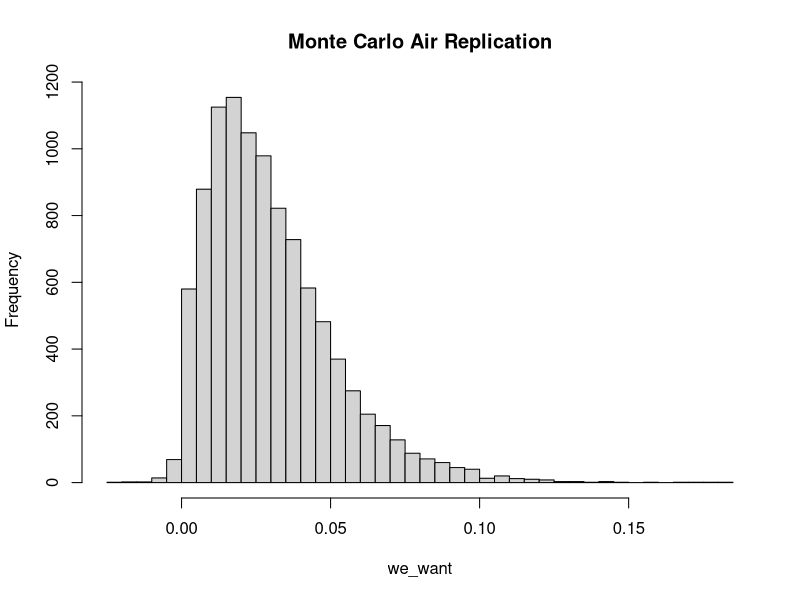
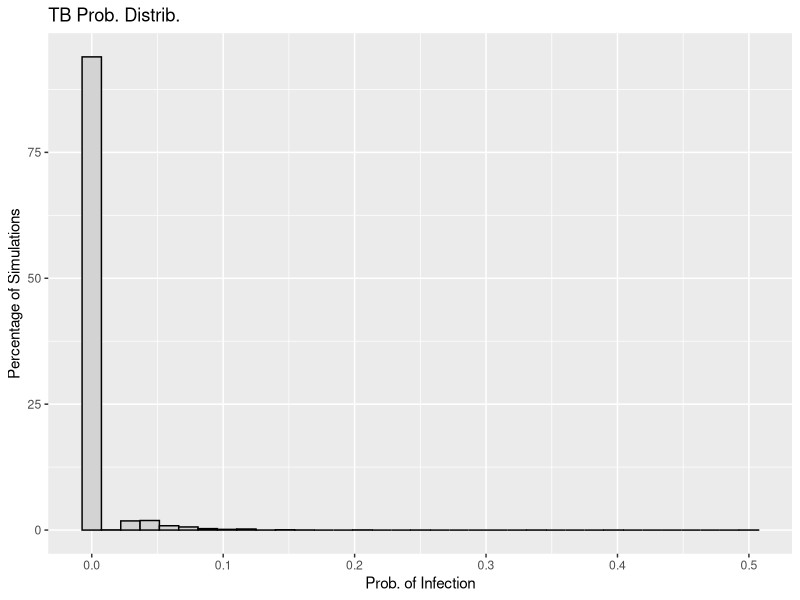
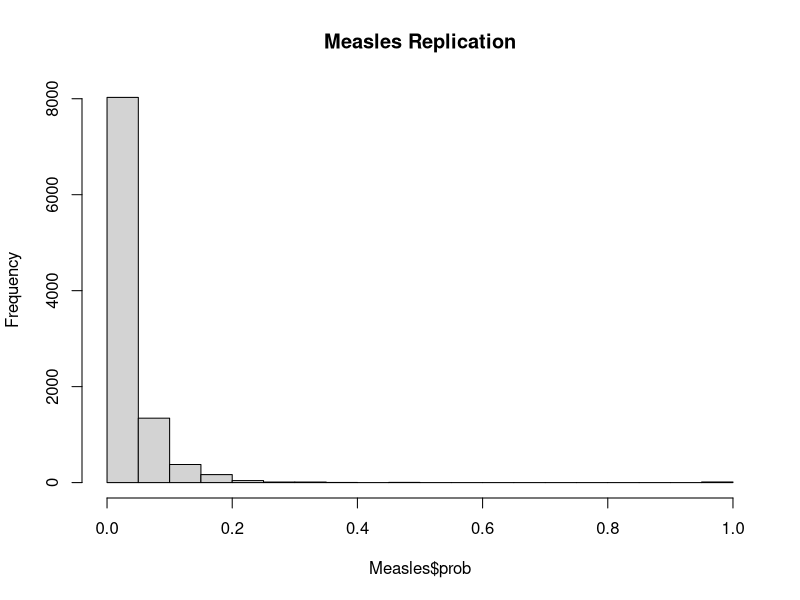

Recreate these plots in R, in order. (Note: this script raises an error after producing the figures.)
## ---- chunk 1
set.seed(400)
## ---- chunk 2
library(dplyr)
library(stats)
library(tidyr)
library(tidyverse)
library(broom)
library(ggplot2)
library(tibble)
## ---- chunk 3
m <- 10000

monte_AIR <- function(m) {
  storing <- numeric(m)
  for (i in 1:m){
    p <- rnorm(1, mean = 0.48, sd = 0.20)
    I <- 1
    phi <- rnorm(1, mean = 100, sd = 20)
    V <- 132
    N <- rnorm(1, mean = 3, sd = 0.5)
    t <- rnorm(1, mean = 0.5, sd = 0.167)
  
    form <- ((p*I*phi)/V) * ((N*t + exp(-N*t) - 1) / (N^2))
  
    storing[i] <- 1 - exp(-form)
  }
  return(storing)
}

we_want <- monte_AIR(m)

mean(we_want)

hist(we_want , breaks = 35, main = "Monte Carlo Air Replication")
## ---- chunk 4
# Wells-Riley formula: 

## vent_mean = 4 <- ventilation rate
## breath_mean = 0.48 <- pumonary ventilation rate
## time_mean = 0.5 <- 30min /1 hr

air_monte <- function(m = 10000, quanta_mean, quanta_sd, 
                      room_vol=132, infect=1, vent_mean=4, vent_sd=1, 
                      breath_mean=0.48, breath_sd=0.2, 
                      time_mean=0.5, time_sd=0.167, s_mean = 19, s_sd=10) {

  
    p_vec <- pmax(rnorm(m, breath_mean, breath_sd), 0)
    phi_vec <- pmax(rnorm(m, quanta_mean, quanta_sd), 0)
    t_vec <- pmax(rnorm(m, time_mean, time_sd), 0)
    Q_vec <- pmax(rnorm(m, vent_mean, vent_sd), 0.01)
    S0_vec <- pmax(round(rnorm(m, s_mean, s_sd)), 1)
    I_vec <- infect
    
      # exposure term
    X_vec <- (I_vec * phi_vec * p_vec * t_vec) / Q_vec
    
      # infection prob. 
    P_vec <- 1 - exp(-X_vec)
    
    new_infect <- S0_vec * P_vec
    S_after <- S0_vec - new_infect
    
    res_df <- tibble::tibble(
      p = p_vec, phi=phi_vec, t=t_vec, Q=Q_vec, S0=S0_vec, 
      X=X_vec, prob=P_vec, infections=new_infect, survivors=S_after
    )
    
    summ <- list(
      mean_prob = mean(res_df$prob),
      mean_infections = mean(res_df$infections),
      prob_quantiles = quantile(res_df$prob, c(0.25,0.5,0.75,0.9,0.95)),
      inf_quantiles = quantile(res_df$infections, c(0.25,0.5,0.75,0.9,0.95))
    )
    return(list(data=res_df, summary=summ))
}

plot_prob <- function(sim_res, title="Infection Prob. Distribution"){
  df <- sim_res$data
  ggplot(df, aes(x=prob)) +
    geom_histogram(aes(y=..count.. / sum(..count..) * 100), bins=35, closed="left") +
    labs(x="Infection Prob. for an Individual(P)", 
         y="Percent of Simulation (%)",
         title=title)
}
## ---- chunk 5
TB <- air_monte(m=10000, quanta_mean=12.7, quanta_sd=3.0)
Flu <- air_monte(m=10000, quanta_mean=100, quanta_sd=25.0)
Meas <- air_monte(m=10000, quanta_mean=570, quanta_sd=143.0)
SARS <- air_monte(m=10000, quanta_mean=2.7, quanta_sd=1.2)

## ---- chunk 6
better_monte <- function(m = 10000, dis_quanta, quanta_sd, room_vol = 132, 
                         infected_individuals = 1, ACH = 4){ 
  probability_inf <- numeric(m)
  num_new_infect <- numeric(m)
  sus_persons <- numeric(m)

  for(i in 1:m) {
    
    p_2 <- max(rnorm(1, mean = 0.48, sd = 0.20), 0)
    phi_2 <- max(rnorm(1, mean = dis_quanta, sd = quanta_sd),0)
    t_2 <- max(rnorm(1, mean = 0.5, sd = 0.167), 0)
    S0 <- max(round(rnorm(1, mean = 19, sd = 10)),1)
    
    q_2 <- infected_individuals * phi_2
 
    
    nucci <- ((p_2*q_2)/room_vol) * 
      ((ACH * t_2 + exp(-ACH * 
                                      t_2) -1) / (ACH^2))
    
    S_t <- S0 * exp(-nucci)
    
    
    exp_inf <- S0 - S_t
    inf <- rpois(1, lambda = exp_inf)
    
    sus_prob <- inf / S0
    
    probability_inf[i] <- sus_prob
    num_new_infect[i] <- inf
    sus_persons[i] <- S_t
  }
  
  return(list(prob = probability_inf,
              infections = num_new_infect,
              survivors = sus_persons,
              summary = list(mean_prob = mean(probability_inf),
                             mean_infections = mean(num_new_infect),
                             prob_quantiles = quantile(probability_inf, 
                                                       c(0.25, 0.5, 0.75, 
                                                         0.9, 0.95)),
                             inf_quantiles = quantile(num_new_infect, 
                                                      c(0.25, 0.5, 0.75, 
                                                        0.9, 0.95)))))

}

TB <- better_monte(10000, dis_quanta = 12.7, quanta_sd = 3.0,
                   room_vol = 132, infected_individuals = 1, 
                   ACH = 4)

mean(TB$prob)

TB_df <- data.frame(prob = TB$prob)

TB_plot <- ggplot(data = TB_df, aes(x = prob)) + 
  geom_histogram(aes(y = ..count.. /sum(..count..) *100),
                 bins = 35, 
                 fill = "lightgrey",
                 color = "black") +
  labs(title = "TB Prob. Distrib.",
       x = "Prob. of Infection",
       y = "Percentage of Simulations")

TB_plot

## ---- chunk 7
Measles <- better_monte(10000, dis_quanta = 100, quanta_sd = 25.0,
                   room_vol = 132, infected_individuals = 1, 
                   ACH = 4)

mean(Measles$prob)
hMeas <- hist(Measles$prob, breaks = 35, main = "Measles Replication")

hMeas$counts <- hMeas$counts / sum(hMeas$counts) * 100

plot(h, main = "Measles Prob Freq Distrib")


densM <- density(Measles$prob)

densM$y <- densM$y / sum(densM$y) *100

plot(densM, main = "Measles: Prob Freq Distrib 2")
## ---- chunk 8
Influenza <- better_monte(10000, dis_quanta = 570, quanta_sd = 173.0,
                   room_vol = 132, infected_individuals = 1, 
                   ACH = 4)

mean(Influenza$prob)

hFLU <- hist(Influenza$prob, breaks = 35, main = "Influenza Replication")

hFLU$counts <- hFLU$counts / sum(hFLU$counts) * 100

plot(hFLU, main = "Influenza Prob Freq Distrib")


densFLU <- density(Influenza$prob)

densFLU$y <- densFLU$y / sum(densFLU$y) *100

plot(densFLU, main = "Influenza: Prob Freq Distrib 2")

## ---- chunk 9
sum_disease <- tibble::tibble(
  Disease=c("TB","Flu", "Meas", "SARS"),
  Mean_Prob = c(TB$summary$mean_prob,
                Flu$summary$mean_prob,
                Meas$summary$mean_prob,
                SARS$summary$mean_prob),
  Mean_Infections = c(TB$summary$mean_infections,
                      Flu$summary$mean_infections,
                      Meas$summary$mean_infections,
                      SARS$summary$mean_infections),
  Prob_25 = c(TB$summary$prob_quantiles[1],
              Flu$summary$prob_quantiles[1],
              Meas$summary$prob_quantiles[1],
              SARS$summary$prob_quantiles[1]),
  Prob_50 = c(TB$summary$prob_quantiles[2],
              Flu$summary$prob_quantiles[2],
              Meas$summary$prob_quantiles[2],
              SARS$summary$prob_quantiles[2]),
  Prob_75 = c(TB$summary$prob_quantiles[3],
              Flu$summary$prob_quantiles[3],
              Meas$summary$prob_quantiles[3],
              SARS$summary$prob_quantiles[3]),
  Prob_90 = c(TB$summary$prob_quantiles[4],
              Flu$summary$prob_quantiles[4],
              Meas$summary$prob_quantiles[4],
              SARS$summary$prob_quantiles[4]),
  Prob_95 = c(TB$summary$prob_quantiles[5],
              Flu$summary$prob_quantiles[5],
              Meas$summary$prob_quantiles[5],
              SARS$summary$prob_quantiles[5])
)

sum_dis_round <- sum_disease %>%
  mutate(across(where(is.numeric), ~ round(.x,3)))

sum_dis_round

## ---- chunk 10

## The monte carlo simulation results estimate the infection risk for four airborne disease in a standard waiting room scenario. 

## Tuberculosis: moderate mean infection prob of 0.499 per susceptible individual, with approx 9.6 expected new infections, high variability: range from 0.342 to 0.857, showing potential higher-risk scenarios in dif conditions

## Influenza: higher mean prob: 0.941, nearly 18 expected infections, median and upper quantiles approach 1, infection is almost certain in the environment

## Measles: highest risk, mean prob. of 0.987, almost entire susceptible pop expected to become infected, all quantiles 1

## SARS: low mean prob: 0.153, roughly 3 expected new infections, moderate variability ranges from 0.072 to 0.369

## *infection risk is strongly driven by the disease'airborne quanta generation rate: meas and flu-high risk, tb-moderate risk, sars-lower risk

## ---- chunk 11

TB_df$Disease <- "TB"
Measles_df <- data.frame(prob=Measles$prob, Disease = "Measles")
Influenza_df <- data.frame(prob=Influenza$prob, Disease = "Influenza")

combined_df <- rbind(TB_df, Measles_df, Influenza_df)

ggplot(combined_df, aes(x=prob, fill=Disease, color=Disease)) +
  geom_histogram(aes(y= ..count.. / sum(..count..) * 100),
                  bins=35, position="identity", alpha=0.4) +
  labs(title="Prob. of Infection Distribution by Disease",
       x = "Probability of Infection",
       y = "Percentage of Simulations") +
  scale_color_manual(values = c("TB" = "green", "Measles" = "magenta",
                               "Influenza"="blue")) +
  scale_fill_manual(values = c("TB" = "green", "Measles" = "magenta",
                               "Influenza"="blue")) +
  theme_minimal()

## ---- chunk 12
scenario_monte <- function(m = 10000, dis_quantaS, quanta_sdS, room_vol = 300, 
                         infected_individuals = 1, ACH = 4, t_scen = max(rnorm(1, mean = 1, sd = 0.167))){ 
  prob_inf <- numeric(m)
  num_infec <- numeric(m)
  sus_per <- numeric(m)

  for(i in 1:m) {
    
    p_scen <- max(rnorm(1, mean = 0.48, sd = 0.20), 0)
    phi_scen <- max(rnorm(1, mean = dis_quantaS, sd = quanta_sdS),0)
    S0_scen <- max(round(rnorm(1, mean = 19, sd = 10)),1)
    
    q_2_scen <- infected_individuals * phi_scen
 
    nucci_scen <- ((p_scen*q_2_scen)/room_vol) * 
      ((ACH * t_scen + exp(-ACH * t_scen) -1) / (ACH^2))
    
    S_t_scen <- S0_scen * exp(-nucci_scen)
    
    exp_inf_scen <- S0_scen - S_t_scen
    inf_scen <- rpois(1, lambda = exp_inf_scen)
    
    sus_prob_scen <- inf_scen / S0_scen
    
    prob_inf[i] <- sus_prob_scen
    num_infec[i] <- inf_scen
    sus_per[i] <- S_t_scen
  }
  
  return(list(prob = prob_inf,
              infections = num_infec,
              survivors = sus_per,
              summary = list(mean_prob = mean(prob_inf),
                             mean_infections = mean(num_infec),
                             prob_quantiles = quantile(prob_inf, 
                                                       c(0.25, 0.5, 0.75, 
                                                         0.9, 0.95)),
                             inf_quantiles = quantile(num_infec, 
                                                      c(0.25, 0.5, 0.75, 
                                                        0.9, 0.95)))))

}

scenario_1 <- scenario_monte(10000, dis_quantaS = 12.7, quanta_sdS = 3.0,
                   room_vol = 300, infected_individuals = 1, 
                   ACH = 4, t_scen = max(rnorm(1, mean = 1, sd = 0.167)))

mean(scenario_1$prob)


## ---- chunk 13

scenario_2 <- scenario_monte(10000, dis_quantaS = 12.7, quanta_sdS = 3.0,
                             room_vol = 132, infected_individuals = 1, ACH = 4,
                             t_scen = max(rnorm(1, mean = 0.5, sd = 0.167)))

mean(scenario_2$prob)
